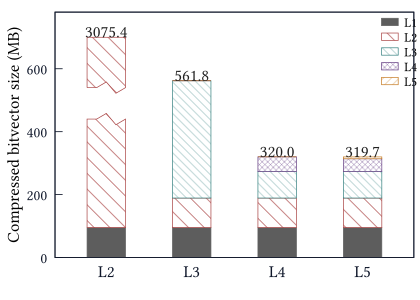

This figure's gnuplot source:
# auto-generated by plot_hierarchy_depth_size.py (lightning break)
reset
set terminal pdf size 4.2, 3.0 font 'Linux Libertine O,18'
set output 'hierarchy_depth_size_c2000_d0p05pct.pdf'

set ylabel 'Compressed bitvector size (MB)' offset 1.5,0 font 'Linux Libertine O,18'
set yrange [0:780]
set ytics 0,200,600 font 'Linux Libertine O,16'
set xtics offset 0,0.3 font 'Linux Libertine O,18'
set xtics scale 0

set key at graph 0.99, 0.99 right top vertical Left reverse \
    samplen 1.5 spacing 1.0 width -1 \
    font 'Linux Libertine O,14'

set style data histogram
set style histogram rowstacked
set style fill pattern border
set boxwidth 0.45
set xrange [-0.6:3.6]

set lmargin 7.0
set rmargin 0.7
set tmargin 0.6
set bmargin 2.2

set border lw 1.2 lc rgb '#0f172a'
set tics nomirror

# --- L2 bar (manually drawn — broken to keep L4/L5 bars readable) ---
# L1 segment: solid grey polygon (rectangle) 0 to 95.203.
set object 1 polygon \
    from -0.2250,0 to 0.2250,0 \
    to 0.2250,95.203 to -0.2250,95.203 \
    to -0.2250,0 \
    fillstyle solid 1.0 fillcolor rgb '#5D5D5D' lw 1 lc rgb '#5D5D5D'

# L2 lower segment: pattern 4 red, zigzag top at y=440.
set object 2 polygon \
    from -0.2250,95.203 \
    to -0.2250,440.000 \
    to -0.1125,440.000 \
    to 0.0000,458.000 \
    to 0.1125,422.000 \
    to 0.2250,440.000 \
    to 0.2250,95.203 \
    to -0.2250,95.203 \
    fillstyle pattern 4 fillcolor rgb '#A84141' lw 1 lc rgb '#A84141'

# L2 upper segment: pattern 4 red, zigzag bottom at y=540, flat top at y=700.
set object 3 polygon \
    from -0.2250,540.000 \
    to -0.1125,540.000 \
    to 0.0000,558.000 \
    to 0.1125,522.000 \
    to 0.2250,540.000 \
    to 0.2250,700.000 \
    to -0.2250,700.000 \
    to -0.2250,540.000 \
    fillstyle pattern 4 fillcolor rgb '#A84141' lw 1 lc rgb '#A84141'

# Label showing the actual L2 variant total above the broken bar.
set label 1 "3075.4" at 0,720 center \
    font 'Linux Libertine O,18' textcolor rgb '#202020'

plot \
     'hierarchy_depth_size_c2000_d0p05pct.dat' using 2:xtic(1) title 'L1' lc rgb '#5D5D5D' fill solid 1.0 border lc rgb '#5D5D5D', \
     ''                 using 3             title 'L2' lc rgb '#A84141' fill pattern 4 border lc rgb '#A84141', \
     ''                 using 4             title 'L3' lc rgb '#33807F' fill pattern 6 border lc rgb '#33807F', \
     ''                 using 5             title 'L4' lc rgb '#643D83' fill pattern 2 border lc rgb '#643D83', \
     ''                 using 6             title 'L5' lc rgb '#C57A21' fill pattern 7 border lc rgb '#C57A21', \
     ''                 using ($0):($7>0 ? $7+19.500 : 1/0):(sprintf('%.1f', $7)) notitle with labels center font 'Linux Libertine O,18' textcolor rgb '#202020'
